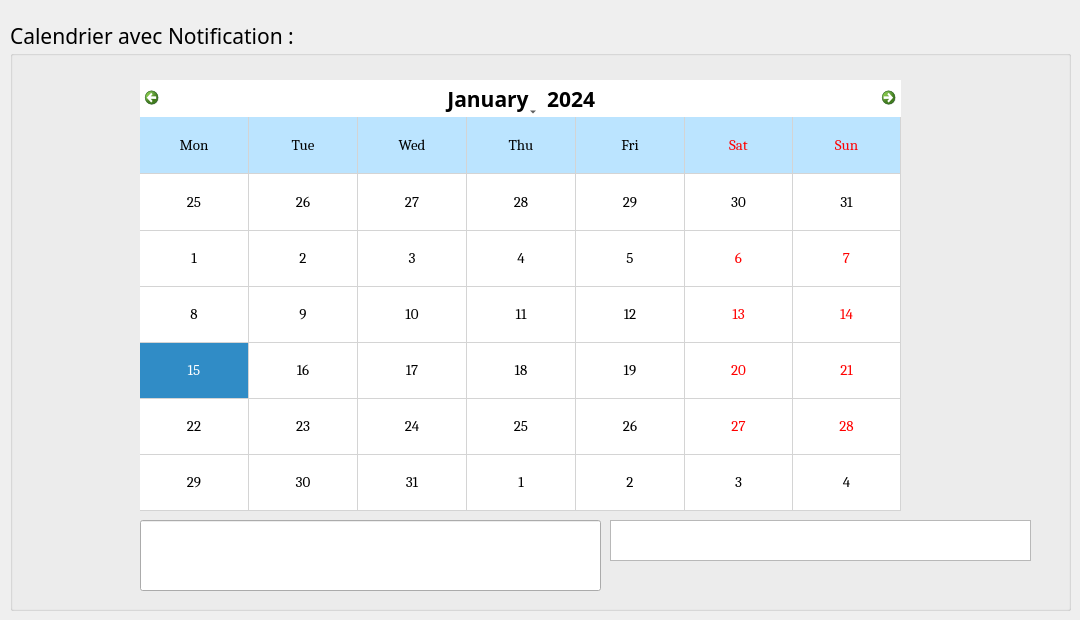
    <widget class="QWidget" name="tab_3">
     <attribute name="title">
      <string>CALENDAR</string>
     </attribute>
     <widget class="QGroupBox" name="groupBox_10">
      <property name="geometry">
       <rect>
        <x>10</x>
        <y>20</y>
        <width>1061</width>
        <height>591</height>
       </rect>
      </property>
      <property name="font">
       <font>
        <family>Algerian</family>
        <pointsize>16</pointsize>
        <weight>50</weight>
        <bold>false</bold>
       </font>
      </property>
      <property name="title">
       <string>Calendrier avec Notification :</string>
      </property>
      <widget class="QCalendarWidget" name="calendarWidget">
       <property name="geometry">
        <rect>
         <x>130</x>
         <y>60</y>
         <width>761</width>
         <height>431</height>
        </rect>
       </property>
       <property name="font">
        <font>
         <family>Cambria</family>
         <pointsize>11</pointsize>
         <weight>50</weight>
         <bold>false</bold>
        </font>
       </property>
       <property name="tabletTracking">
        <bool>false</bool>
       </property>
       <property name="focusPolicy">
        <enum>Qt::ClickFocus</enum>
       </property>
       <property name="styleSheet">
        <string notr="true">background-color: rgb(255, 255, 255);
border-color: rgb(0, 0, 0);
color: rgb(0, 0, 0);
alternate-background-color: rgb(187, 228, 255);</string>
       </property>
       <property name="gridVisible">
        <bool>true</bool>
       </property>
       <property name="selectionMode">
        <enum>QCalendarWidget::SingleSelection</enum>
       </property>
       <property name="horizontalHeaderFormat">
        <enum>QCalendarWidget::ShortDayNames</enum>
       </property>
       <property name="verticalHeaderFormat">
        <enum>QCalendarWidget::NoVerticalHeader</enum>
       </property>
      </widget>
      <widget class="QLineEdit" name="lineEdit_calendar_affichage">
       <property name="geometry">
        <rect>
         <x>130</x>
         <y>500</y>
         <width>461</width>
         <height>71</height>
        </rect>
       </property>
       <property name="layoutDirection">
        <enum>Qt::RightToLeft</enum>
       </property>
       <property name="styleSheet">
        <string notr="true">font:30pt &quot;Algerian&quot;;</string>
       </property>
       <property name="alignment">
        <set>Qt::AlignCenter</set>
       </property>
       <property name="cursorMoveStyle">
        <enum>Qt::LogicalMoveStyle</enum>
       </property>
       <property name="clearButtonEnabled">
        <bool>false</bool>
       </property>
      </widget>
      <widget class="QTableView" name="tableView_calendar">
       <property name="geometry">
        <rect>
         <x>600</x>
         <y>500</y>
         <width>421</width>
         <height>41</height>
        </rect>
       </property>
      </widget>
      <zorder>lineEdit_calendar_affichage</zorder>
      <zorder>tableView_calendar</zorder>
      <zorder>calendarWidget</zorder>
     </widget>
    </widget>
